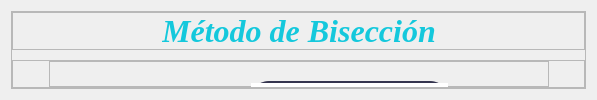
            <widget class="QWidget" name="page_cinco">
             <layout class="QVBoxLayout" name="verticalLayout_4">
              <item>
               <widget class="QFrame" name="frame_27">
                <property name="styleSheet">
                 <string notr="true">QPushButton{
background-color:rgb(53, 53, 79);
color: rgb(20, 200, 220);
border-top-left-radius: 20px;
border-bottom-left-radius: 20px;
border-top-right-radius: 20px;
border-bottom-right-radius: 20px;
font: 75 12pt &quot;Arial Black&quot;;
}
QPushButton:hover{
background-color: rgb(20, 200, 220);
color: white;
border-top-left-radius: 20px;
border-bottom-left-radius: 20px;
border-top-right-radius: 20px;
border-bottom-right-radius: 20px;
font: 75 12pt &quot;Arial Black&quot;;
}</string>
                </property>
                <property name="frameShape">
                 <enum>QFrame::StyledPanel</enum>
                </property>
                <property name="frameShadow">
                 <enum>QFrame::Raised</enum>
                </property>
                <layout class="QVBoxLayout" name="verticalLayout_15">
                 <property name="spacing">
                  <number>10</number>
                 </property>
                 <property name="leftMargin">
                  <number>0</number>
                 </property>
                 <property name="topMargin">
                  <number>0</number>
                 </property>
                 <property name="rightMargin">
                  <number>0</number>
                 </property>
                 <property name="bottomMargin">
                  <number>0</number>
                 </property>
                 <item>
                  <widget class="QFrame" name="frame_28">
                   <property name="maximumSize">
                    <size>
                     <width>16777215</width>
                     <height>50</height>
                    </size>
                   </property>
                   <property name="frameShape">
                    <enum>QFrame::StyledPanel</enum>
                   </property>
                   <property name="frameShadow">
                    <enum>QFrame::Raised</enum>
                   </property>
                   <layout class="QHBoxLayout" name="horizontalLayout_16">
                    <property name="spacing">
                     <number>0</number>
                    </property>
                    <property name="leftMargin">
                     <number>0</number>
                    </property>
                    <property name="topMargin">
                     <number>0</number>
                    </property>
                    <property name="rightMargin">
                     <number>0</number>
                    </property>
                    <property name="bottomMargin">
                     <number>0</number>
                    </property>
                    <item>
                     <spacer name="horizontalSpacer_28">
                      <property name="orientation">
                       <enum>Qt::Horizontal</enum>
                      </property>
                      <property name="sizeHint" stdset="0">
                       <size>
                        <width>149</width>
                        <height>20</height>
                       </size>
                      </property>
                     </spacer>
                    </item>
                    <item>
                     <widget class="QLabel" name="labelTema_13">
                      <property name="font">
                       <font>
                        <family>Times New Roman</family>
                        <pointsize>24</pointsize>
                        <weight>75</weight>
                        <italic>true</italic>
                        <bold>true</bold>
                       </font>
                      </property>
                      <property name="styleSheet">
                       <string notr="true">color: rgb(20, 200, 220);</string>
                      </property>
                      <property name="text">
                       <string>Método de Bisección</string>
                      </property>
                      <property name="alignment">
                       <set>Qt::AlignCenter</set>
                      </property>
                     </widget>
                    </item>
                    <item>
                     <spacer name="horizontalSpacer_29">
                      <property name="orientation">
                       <enum>Qt::Horizontal</enum>
                      </property>
                      <property name="sizeHint" stdset="0">
                       <size>
                        <width>148</width>
                        <height>20</height>
                       </size>
                      </property>
                     </spacer>
                    </item>
                   </layout>
                  </widget>
                 </item>
                 <item>
                  <widget class="QFrame" name="frame_29">
                   <property name="frameShape">
                    <enum>QFrame::StyledPanel</enum>
                   </property>
                   <property name="frameShadow">
                    <enum>QFrame::Raised</enum>
                   </property>
                   <layout class="QHBoxLayout" name="horizontalLayout_17">
                    <property name="spacing">
                     <number>0</number>
                    </property>
                    <property name="leftMargin">
                     <number>0</number>
                    </property>
                    <property name="topMargin">
                     <number>0</number>
                    </property>
                    <property name="rightMargin">
                     <number>0</number>
                    </property>
                    <property name="bottomMargin">
                     <number>0</number>
                    </property>
                    <item>
                     <spacer name="horizontalSpacer_30">
                      <property name="orientation">
                       <enum>Qt::Horizontal</enum>
                      </property>
                      <property name="sizeHint" stdset="0">
                       <size>
                        <width>34</width>
                        <height>20</height>
                       </size>
                      </property>
                     </spacer>
                    </item>
                    <item>
                     <widget class="QFrame" name="frame_30">
                      <property name="minimumSize">
                       <size>
                        <width>500</width>
                        <height>0</height>
                       </size>
                      </property>
                      <property name="frameShape">
                       <enum>QFrame::StyledPanel</enum>
                      </property>
                      <property name="frameShadow">
                       <enum>QFrame::Raised</enum>
                      </property>
                      <widget class="QLabel" name="labelFuncion_9">
                       <property name="geometry">
                        <rect>
                         <x>110</x>
                         <y>30</y>
                         <width>81</width>
                         <height>20</height>
                        </rect>
                       </property>
                       <property name="font">
                        <font>
                         <family>Arial Black</family>
                         <pointsize>12</pointsize>
                         <weight>9</weight>
                         <italic>false</italic>
                         <bold>false</bold>
                        </font>
                       </property>
                       <property name="styleSheet">
                        <string notr="true">font: 75 12pt &quot;Arial Black&quot;;
color: rgb(20, 200, 220);</string>
                       </property>
                       <property name="text">
                        <string>Función:</string>
                       </property>
                      </widget>
                      <widget class="QTextEdit" name="textFuncion_2">
                       <property name="geometry">
                        <rect>
                         <x>200</x>
                         <y>20</y>
                         <width>201</width>
                         <height>41</height>
                        </rect>
                       </property>
                       <property name="font">
                        <font>
                         <family>Times New Roman</family>
                         <pointsize>14</pointsize>
                        </font>
                       </property>
                       <property name="styleSheet">
                        <string notr="true">border: 2px solid rgb(53, 53, 79); 
color: rgb(20, 200, 220);
border-top-left-radius: 20px;
border-bottom-left-radius: 20px;
border-top-right-radius: 20px;
border-bottom-right-radius: 20px;</string>
                       </property>
                       <property name="verticalScrollBarPolicy">
                        <enum>Qt::ScrollBarAlwaysOff</enum>
                       </property>
                      </widget>
                      <widget class="QLabel" name="labelFuncion_10">
                       <property name="geometry">
                        <rect>
                         <x>70</x>
                         <y>90</y>
                         <width>161</width>
                         <height>20</height>
                        </rect>
                       </property>
                       <property name="font">
                        <font>
                         <family>Arial Black</family>
                         <pointsize>12</pointsize>
                         <weight>9</weight>
                         <italic>false</italic>
                         <bold>false</bold>
                        </font>
                       </property>
                       <property name="styleSheet">
                        <string notr="true">font: 75 12pt &quot;Arial Black&quot;;
color: rgb(20, 200, 220);</string>
                       </property>
                       <property name="text">
                        <string>Intervalo Inferior</string>
                       </property>
                      </widget>
                      <widget class="QLabel" name="labelFuncion_11">
                       <property name="geometry">
                        <rect>
                         <x>70</x>
                         <y>150</y>
                         <width>161</width>
                         <height>20</height>
                        </rect>
                       </property>
                       <property name="font">
                        <font>
                         <family>Arial Black</family>
                         <pointsize>12</pointsize>
                         <weight>9</weight>
                         <italic>false</italic>
                         <bold>false</bold>
                        </font>
                       </property>
                       <property name="styleSheet">
                        <string notr="true">font: 75 12pt &quot;Arial Black&quot;;
color: rgb(20, 200, 220);</string>
                       </property>
                       <property name="text">
                        <string>Intervalo Superior</string>
                       </property>
                      </widget>
                      <widget class="QTextEdit" name="textValorInf_2">
                       <property name="geometry">
                        <rect>
                         <x>240</x>
                         <y>80</y>
                         <width>171</width>
                         <height>41</height>
                        </rect>
                       </property>
                       <property name="font">
                        <font>
                         <family>Times New Roman</family>
                         <pointsize>14</pointsize>
                        </font>
                       </property>
                       <property name="styleSheet">
                        <string notr="true">border: 2px solid rgb(53, 53, 79); 
color: rgb(20, 200, 220);
border-top-left-radius: 20px;
border-bottom-left-radius: 20px;
border-top-right-radius: 20px;
border-bottom-right-radius: 20px;</string>
                       </property>
                       <property name="verticalScrollBarPolicy">
                        <enum>Qt::ScrollBarAlwaysOff</enum>
                       </property>
                      </widget>
                      <widget class="QTextEdit" name="textEdit">
                       <property name="geometry">
                        <rect>
                         <x>240</x>
                         <y>140</y>
                         <width>171</width>
                         <height>41</height>
                        </rect>
                       </property>
                       <property name="styleSheet">
                        <string notr="true">border: 2px solid rgb(53, 53, 79); 
color: rgb(20, 200, 220);
border-top-left-radius: 20px;
border-bottom-left-radius: 20px;
border-top-right-radius: 20px;
border-bottom-right-radius: 20px;</string>
                       </property>
                       <property name="verticalScrollBarPolicy">
                        <enum>Qt::ScrollBarAlwaysOff</enum>
                       </property>
                      </widget>
                      <widget class="QLabel" name="labelFuncion_12">
                       <property name="geometry">
                        <rect>
                         <x>40</x>
                         <y>230</y>
                         <width>101</width>
                         <height>20</height>
                        </rect>
                       </property>
                       <property name="font">
                        <font>
                         <family>Arial Black</family>
                         <pointsize>12</pointsize>
                         <weight>9</weight>
                         <italic>false</italic>
                         <bold>false</bold>
                        </font>
                       </property>
                       <property name="styleSheet">
                        <string notr="true">font: 75 12pt &quot;Arial Black&quot;;
color: rgb(20, 200, 220);</string>
                       </property>
                       <property name="text">
                        <string>Resultado:</string>
                       </property>
                      </widget>
                      <widget class="QLabel" name="labelResultado_4">
                       <property name="geometry">
                        <rect>
                         <x>150</x>
                         <y>220</y>
                         <width>291</width>
                         <height>41</height>
                        </rect>
                       </property>
                       <property name="font">
                        <font>
                         <family>Times New Roman</family>
                         <pointsize>16</pointsize>
                        </font>
                       </property>
                       <property name="styleSheet">
                        <string notr="true">border: 2px solid rgb(53, 53, 79); 
color: rgb(20, 200, 220);
border-top-left-radius: 20px;
border-bottom-left-radius: 20px;
border-top-right-radius: 20px;
border-bottom-right-radius: 20px;</string>
                       </property>
                       <property name="text">
                        <string/>
                       </property>
                      </widget>
                      <widget class="QPushButton" name="botonCalcular_3">
                       <property name="geometry">
                        <rect>
                         <x>40</x>
                         <y>280</y>
                         <width>121</width>
                         <height>41</height>
                        </rect>
                       </property>
                       <property name="font">
                        <font>
                         <family>Arial Black</family>
                         <pointsize>12</pointsize>
                         <weight>9</weight>
                         <italic>false</italic>
                         <bold>false</bold>
                        </font>
                       </property>
                       <property name="styleSheet">
                        <string notr="true"/>
                       </property>
                       <property name="text">
                        <string>Calcular</string>
                       </property>
                      </widget>
                      <widget class="QPushButton" name="botonGrafico_3">
                       <property name="geometry">
                        <rect>
                         <x>200</x>
                         <y>280</y>
                         <width>121</width>
                         <height>41</height>
                        </rect>
                       </property>
                       <property name="font">
                        <font>
                         <family>Arial Black</family>
                         <pointsize>12</pointsize>
                         <weight>9</weight>
                         <italic>false</italic>
                         <bold>false</bold>
                        </font>
                       </property>
                       <property name="styleSheet">
                        <string notr="true"/>
                       </property>
                       <property name="text">
                        <string>Gráfico</string>
                       </property>
                      </widget>
                      <widget class="QPushButton" name="botonAyuda_2">
                       <property name="geometry">
                        <rect>
                         <x>350</x>
                         <y>280</y>
                         <width>111</width>
                         <height>41</height>
                        </rect>
                       </property>
                       <property name="font">
                        <font>
                         <family>Arial Black</family>
                         <pointsize>12</pointsize>
                         <weight>9</weight>
                         <italic>false</italic>
                         <bold>false</bold>
                        </font>
                       </property>
                       <property name="styleSheet">
                        <string notr="true"/>
                       </property>
                       <property name="text">
                        <string>Ayuda</string>
                       </property>
                      </widget>
                     </widget>
                    </item>
                    <item>
                     <spacer name="horizontalSpacer_31">
                      <property name="orientation">
                       <enum>Qt::Horizontal</enum>
                      </property>
                      <property name="sizeHint" stdset="0">
                       <size>
                        <width>34</width>
                        <height>20</height>
                       </size>
                      </property>
                     </spacer>
                    </item>
                   </layout>
                  </widget>
                 </item>
                </layout>
               </widget>
              </item>
             </layout>
            </widget>
